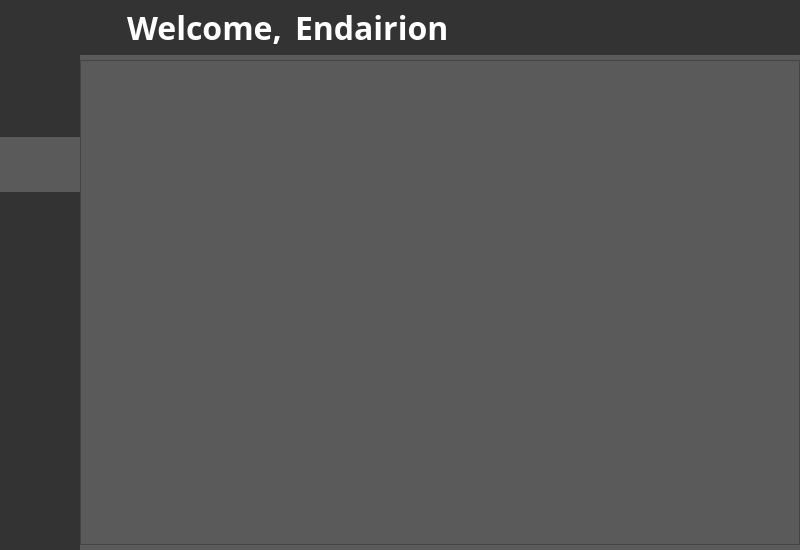
<?xml version="1.0" encoding="UTF-8"?>
<ui version="4.0">
 <class>MainWindow</class>
 <widget class="QMainWindow" name="MainWindow">
  <property name="geometry">
   <rect>
    <x>0</x>
    <y>0</y>
    <width>800</width>
    <height>550</height>
   </rect>
  </property>
  <property name="minimumSize">
   <size>
    <width>800</width>
    <height>550</height>
   </size>
  </property>
  <property name="windowTitle">
   <string>MainWindow</string>
  </property>
  <property name="styleSheet">
   <string notr="true"/>
  </property>
  <widget class="QWidget" name="centralwidget">
   <property name="styleSheet">
    <string notr="true">background:rgb(91,90,90);
</string>
   </property>
   <layout class="QVBoxLayout" name="verticalLayout">
    <property name="spacing">
     <number>0</number>
    </property>
    <property name="leftMargin">
     <number>0</number>
    </property>
    <property name="topMargin">
     <number>0</number>
    </property>
    <property name="rightMargin">
     <number>0</number>
    </property>
    <property name="bottomMargin">
     <number>0</number>
    </property>
    <item>
     <widget class="QFrame" name="frame_top">
      <property name="maximumSize">
       <size>
        <width>16777215</width>
        <height>55</height>
       </size>
      </property>
      <property name="styleSheet">
       <string notr="true"/>
      </property>
      <property name="frameShape">
       <enum>QFrame::NoFrame</enum>
      </property>
      <property name="frameShadow">
       <enum>QFrame::Plain</enum>
      </property>
      <layout class="QHBoxLayout" name="horizontalLayout">
       <property name="spacing">
        <number>0</number>
       </property>
       <property name="leftMargin">
        <number>0</number>
       </property>
       <property name="topMargin">
        <number>0</number>
       </property>
       <property name="rightMargin">
        <number>0</number>
       </property>
       <property name="bottomMargin">
        <number>0</number>
       </property>
       <item>
        <widget class="QFrame" name="frame_top_east">
         <property name="maximumSize">
          <size>
           <width>16777215</width>
           <height>55</height>
          </size>
         </property>
         <property name="styleSheet">
          <string notr="true">background:rgb(51,51,51);</string>
         </property>
         <property name="frameShape">
          <enum>QFrame::NoFrame</enum>
         </property>
         <property name="frameShadow">
          <enum>QFrame::Plain</enum>
         </property>
         <layout class="QHBoxLayout" name="horizontalLayout_4">
          <property name="spacing">
           <number>0</number>
          </property>
          <property name="leftMargin">
           <number>0</number>
          </property>
          <property name="topMargin">
           <number>0</number>
          </property>
          <property name="rightMargin">
           <number>0</number>
          </property>
          <property name="bottomMargin">
           <number>0</number>
          </property>
          <item>
           <widget class="QFrame" name="frame_appname">
            <property name="font">
             <font>
              <kerning>false</kerning>
             </font>
            </property>
            <property name="frameShape">
             <enum>QFrame::NoFrame</enum>
            </property>
            <property name="frameShadow">
             <enum>QFrame::Plain</enum>
            </property>
            <layout class="QHBoxLayout" name="horizontalLayout_10">
             <property name="spacing">
              <number>7</number>
             </property>
             <property name="leftMargin">
              <number>20</number>
             </property>
             <property name="topMargin">
              <number>0</number>
             </property>
             <property name="rightMargin">
              <number>0</number>
             </property>
             <property name="bottomMargin">
              <number>0</number>
             </property>
             <item>
              <widget class="QLabel" name="username">
               <property name="font">
                <font>
                 <family>Segoe UI Light</family>
                 <pointsize>24</pointsize>
                 <weight>75</weight>
                 <italic>false</italic>
                 <bold>true</bold>
                 <underline>false</underline>
                 <kerning>true</kerning>
                </font>
               </property>
               <property name="layoutDirection">
                <enum>Qt::LeftToRight</enum>
               </property>
               <property name="styleSheet">
                <string notr="true">color:rgb(255,255,255);</string>
               </property>
               <property name="text">
                <string>Welcome, </string>
               </property>
               <property name="alignment">
                <set>Qt::AlignRight|Qt::AlignTrailing|Qt::AlignVCenter</set>
               </property>
              </widget>
             </item>
            </layout>
           </widget>
          </item>
          <item>
           <widget class="QFrame" name="frame_user">
            <property name="frameShape">
             <enum>QFrame::NoFrame</enum>
            </property>
            <property name="frameShadow">
             <enum>QFrame::Plain</enum>
            </property>
            <layout class="QHBoxLayout" name="horizontalLayout_9">
             <property name="spacing">
              <number>0</number>
             </property>
             <property name="leftMargin">
              <number>5</number>
             </property>
             <property name="topMargin">
              <number>0</number>
             </property>
             <property name="rightMargin">
              <number>10</number>
             </property>
             <property name="bottomMargin">
              <number>0</number>
             </property>
             <item>
              <widget class="QLabel" name="username_3">
               <property name="font">
                <font>
                 <family>Segoe UI Light</family>
                 <pointsize>24</pointsize>
                 <weight>75</weight>
                 <bold>true</bold>
                </font>
               </property>
               <property name="styleSheet">
                <string notr="true">color:rgb(255,255,255);</string>
               </property>
               <property name="text">
                <string>&lt;html&gt;&lt;head/&gt;&lt;body&gt;&lt;p&gt;&lt;span style=&quot; color:#ffffff;&quot;&gt;Endairion&lt;/span&gt;&lt;/p&gt;&lt;/body&gt;&lt;/html&gt;</string>
               </property>
               <property name="alignment">
                <set>Qt::AlignLeading|Qt::AlignLeft|Qt::AlignVCenter</set>
               </property>
              </widget>
             </item>
            </layout>
           </widget>
          </item>
          <item>
           <widget class="QFrame" name="frame_person">
            <property name="minimumSize">
             <size>
              <width>55</width>
              <height>55</height>
             </size>
            </property>
            <property name="maximumSize">
             <size>
              <width>55</width>
              <height>55</height>
             </size>
            </property>
            <property name="frameShape">
             <enum>QFrame::NoFrame</enum>
            </property>
            <property name="frameShadow">
             <enum>QFrame::Plain</enum>
            </property>
            <layout class="QHBoxLayout" name="horizontalLayout_8">
             <property name="spacing">
              <number>0</number>
             </property>
             <property name="leftMargin">
              <number>0</number>
             </property>
             <property name="topMargin">
              <number>0</number>
             </property>
             <property name="rightMargin">
              <number>0</number>
             </property>
             <property name="bottomMargin">
              <number>0</number>
             </property>
             <item>
              <widget class="QPushButton" name="logoutButton">
               <property name="enabled">
                <bool>true</bool>
               </property>
               <property name="sizePolicy">
                <sizepolicy hsizetype="Preferred" vsizetype="Preferred">
                 <horstretch>0</horstretch>
                 <verstretch>0</verstretch>
                </sizepolicy>
               </property>
               <property name="styleSheet">
                <string notr="true">QPushButton {
	border: none;
	background-color: rgba(0,0,0,0);
}
QPushButton:hover {
	background-color: rgb(91,90,90);
}
QPushButton:pressed {	
	background-color: rgba(0,0,0,0);
}</string>
               </property>
               <property name="text">
                <string/>
               </property>
               <property name="icon">
                <iconset>
                 <normaloff>icons/log-out.svg</normaloff>icons/log-out.svg</iconset>
               </property>
               <property name="iconSize">
                <size>
                 <width>24</width>
                 <height>24</height>
                </size>
               </property>
              </widget>
             </item>
            </layout>
           </widget>
          </item>
          <item>
           <widget class="QFrame" name="frame_min">
            <property name="minimumSize">
             <size>
              <width>55</width>
              <height>55</height>
             </size>
            </property>
            <property name="maximumSize">
             <size>
              <width>55</width>
              <height>55</height>
             </size>
            </property>
            <property name="frameShape">
             <enum>QFrame::NoFrame</enum>
            </property>
            <property name="frameShadow">
             <enum>QFrame::Plain</enum>
            </property>
            <layout class="QHBoxLayout" name="horizontalLayout_7">
             <property name="spacing">
              <number>0</number>
             </property>
             <property name="leftMargin">
              <number>0</number>
             </property>
             <property name="topMargin">
              <number>0</number>
             </property>
             <property name="rightMargin">
              <number>0</number>
             </property>
             <property name="bottomMargin">
              <number>0</number>
             </property>
             <item>
              <widget class="QPushButton" name="minimizeButton">
               <property name="maximumSize">
                <size>
                 <width>55</width>
                 <height>55</height>
                </size>
               </property>
               <property name="toolTip">
                <string>Minimize</string>
               </property>
               <property name="styleSheet">
                <string notr="true">QPushButton {
	border: none;
	background-color: rgba(0,0,0,0);
}
QPushButton:hover {
	background-color: rgb(0,143,150);
}
QPushButton:pressed {	
	background-color: rgba(0,0,0,0);
}</string>
               </property>
               <property name="text">
                <string/>
               </property>
               <property name="icon">
                <iconset>
                 <normaloff>icons/minus.svg</normaloff>icons/minus.svg</iconset>
               </property>
               <property name="iconSize">
                <size>
                 <width>20</width>
                 <height>20</height>
                </size>
               </property>
               <property name="flat">
                <bool>true</bool>
               </property>
              </widget>
             </item>
            </layout>
           </widget>
          </item>
          <item>
           <widget class="QFrame" name="frame_max">
            <property name="minimumSize">
             <size>
              <width>55</width>
              <height>55</height>
             </size>
            </property>
            <property name="maximumSize">
             <size>
              <width>55</width>
              <height>55</height>
             </size>
            </property>
            <property name="frameShape">
             <enum>QFrame::NoFrame</enum>
            </property>
            <property name="frameShadow">
             <enum>QFrame::Plain</enum>
            </property>
            <layout class="QHBoxLayout" name="horizontalLayout_6">
             <property name="spacing">
              <number>0</number>
             </property>
             <property name="leftMargin">
              <number>0</number>
             </property>
             <property name="topMargin">
              <number>0</number>
             </property>
             <property name="rightMargin">
              <number>0</number>
             </property>
             <property name="bottomMargin">
              <number>0</number>
             </property>
             <item>
              <widget class="QPushButton" name="maximizeButton">
               <property name="maximumSize">
                <size>
                 <width>55</width>
                 <height>55</height>
                </size>
               </property>
               <property name="toolTip">
                <string>Maximize</string>
               </property>
               <property name="styleSheet">
                <string notr="true">QPushButton {
	border: none;
	background-color: rgba(0,0,0,0);
}
QPushButton:hover {
	background-color: rgb(0,143,150);
}
QPushButton:pressed {	
	background-color: rgba(0,0,0,0);
}</string>
               </property>
               <property name="text">
                <string/>
               </property>
               <property name="icon">
                <iconset>
                 <normaloff>icons/square.svg</normaloff>icons/square.svg</iconset>
               </property>
               <property name="iconSize">
                <size>
                 <width>16</width>
                 <height>16</height>
                </size>
               </property>
               <property name="flat">
                <bool>true</bool>
               </property>
              </widget>
             </item>
            </layout>
           </widget>
          </item>
          <item>
           <widget class="QFrame" name="frame_close">
            <property name="minimumSize">
             <size>
              <width>55</width>
              <height>55</height>
             </size>
            </property>
            <property name="maximumSize">
             <size>
              <width>55</width>
              <height>55</height>
             </size>
            </property>
            <property name="frameShape">
             <enum>QFrame::NoFrame</enum>
            </property>
            <property name="frameShadow">
             <enum>QFrame::Plain</enum>
            </property>
            <layout class="QHBoxLayout" name="horizontalLayout_5">
             <property name="spacing">
              <number>0</number>
             </property>
             <property name="leftMargin">
              <number>0</number>
             </property>
             <property name="topMargin">
              <number>0</number>
             </property>
             <property name="rightMargin">
              <number>0</number>
             </property>
             <property name="bottomMargin">
              <number>0</number>
             </property>
             <item>
              <widget class="QPushButton" name="closeButton">
               <property name="maximumSize">
                <size>
                 <width>55</width>
                 <height>55</height>
                </size>
               </property>
               <property name="toolTip">
                <string>Close</string>
               </property>
               <property name="styleSheet">
                <string notr="true">QPushButton {
	border: none;
	background-color: rgba(0,0,0,0);
}
QPushButton:hover {
	background-color: rgb(0,143,150);
}
QPushButton:pressed {	
	background-color: rgba(0,0,0,0);
}</string>
               </property>
               <property name="text">
                <string/>
               </property>
               <property name="icon">
                <iconset>
                 <normaloff>icons/x.svg</normaloff>icons/x.svg</iconset>
               </property>
               <property name="iconSize">
                <size>
                 <width>22</width>
                 <height>22</height>
                </size>
               </property>
               <property name="flat">
                <bool>true</bool>
               </property>
              </widget>
             </item>
            </layout>
           </widget>
          </item>
         </layout>
        </widget>
       </item>
      </layout>
     </widget>
    </item>
    <item>
     <widget class="QFrame" name="frame_bottom">
      <property name="frameShape">
       <enum>QFrame::NoFrame</enum>
      </property>
      <property name="frameShadow">
       <enum>QFrame::Plain</enum>
      </property>
      <layout class="QHBoxLayout" name="horizontalLayout_2">
       <property name="spacing">
        <number>0</number>
       </property>
       <property name="leftMargin">
        <number>0</number>
       </property>
       <property name="topMargin">
        <number>0</number>
       </property>
       <property name="rightMargin">
        <number>0</number>
       </property>
       <property name="bottomMargin">
        <number>0</number>
       </property>
       <item>
        <widget class="QFrame" name="frame_bottom_west">
         <property name="minimumSize">
          <size>
           <width>80</width>
           <height>0</height>
          </size>
         </property>
         <property name="maximumSize">
          <size>
           <width>80</width>
           <height>16777215</height>
          </size>
         </property>
         <property name="styleSheet">
          <string notr="true">background:rgb(51,51,51);</string>
         </property>
         <property name="frameShape">
          <enum>QFrame::NoFrame</enum>
         </property>
         <property name="frameShadow">
          <enum>QFrame::Plain</enum>
         </property>
         <layout class="QVBoxLayout" name="verticalLayout_3">
          <property name="spacing">
           <number>0</number>
          </property>
          <property name="leftMargin">
           <number>0</number>
          </property>
          <property name="topMargin">
           <number>0</number>
          </property>
          <property name="rightMargin">
           <number>0</number>
          </property>
          <property name="bottomMargin">
           <number>0</number>
          </property>
          <item>
           <widget class="QFrame" name="frame_home">
            <property name="minimumSize">
             <size>
              <width>80</width>
              <height>55</height>
             </size>
            </property>
            <property name="maximumSize">
             <size>
              <width>160</width>
              <height>55</height>
             </size>
            </property>
            <property name="frameShape">
             <enum>QFrame::NoFrame</enum>
            </property>
            <property name="frameShadow">
             <enum>QFrame::Plain</enum>
            </property>
            <layout class="QHBoxLayout" name="horizontalLayout_15">
             <property name="spacing">
              <number>0</number>
             </property>
             <property name="leftMargin">
              <number>0</number>
             </property>
             <property name="topMargin">
              <number>0</number>
             </property>
             <property name="rightMargin">
              <number>0</number>
             </property>
             <property name="bottomMargin">
              <number>0</number>
             </property>
             <item>
              <widget class="QPushButton" name="homeButton">
               <property name="minimumSize">
                <size>
                 <width>80</width>
                 <height>55</height>
                </size>
               </property>
               <property name="maximumSize">
                <size>
                 <width>160</width>
                 <height>55</height>
                </size>
               </property>
               <property name="toolTip">
                <string>Upload</string>
               </property>
               <property name="styleSheet">
                <string notr="true">QPushButton {
	border: none;
	background-color: rgb(91,90,90);
}
</string>
               </property>
               <property name="text">
                <string/>
               </property>
               <property name="icon">
                <iconset resource="resources.qrc">
                 <normaloff>icons/home.svg</normaloff>icons/home.svg</iconset>
               </property>
               <property name="iconSize">
                <size>
                 <width>24</width>
                 <height>24</height>
                </size>
               </property>
               <property name="flat">
                <bool>true</bool>
               </property>
              </widget>
             </item>
            </layout>
           </widget>
          </item>
          <item>
           <widget class="QFrame" name="frame_my_upload">
            <property name="minimumSize">
             <size>
              <width>80</width>
              <height>55</height>
             </size>
            </property>
            <property name="maximumSize">
             <size>
              <width>160</width>
              <height>55</height>
             </size>
            </property>
            <property name="frameShape">
             <enum>QFrame::NoFrame</enum>
            </property>
            <property name="frameShadow">
             <enum>QFrame::Plain</enum>
            </property>
            <layout class="QHBoxLayout" name="horizontalLayout_16">
             <property name="spacing">
              <number>0</number>
             </property>
             <property name="leftMargin">
              <number>0</number>
             </property>
             <property name="topMargin">
              <number>0</number>
             </property>
             <property name="rightMargin">
              <number>0</number>
             </property>
             <property name="bottomMargin">
              <number>0</number>
             </property>
             <item>
              <widget class="QPushButton" name="myUploadButton">
               <property name="minimumSize">
                <size>
                 <width>80</width>
                 <height>55</height>
                </size>
               </property>
               <property name="maximumSize">
                <size>
                 <width>160</width>
                 <height>55</height>
                </size>
               </property>
               <property name="toolTip">
                <string>Download</string>
               </property>
               <property name="styleSheet">
                <string notr="true">QPushButton {
	border: none;
	background-color: rgba(0,0,0,0);
}
QPushButton:hover {
	background-color: rgb(91,90,90);
}
QPushButton:pressed {	
	background-color: rgba(0,0,0,0);
}</string>
               </property>
               <property name="text">
                <string/>
               </property>
               <property name="icon">
                <iconset resource="resources.qrc">
                 <normaloff>icons/upload.svg</normaloff>icons/upload.svg</iconset>
               </property>
               <property name="iconSize">
                <size>
                 <width>24</width>
                 <height>24</height>
                </size>
               </property>
               <property name="flat">
                <bool>true</bool>
               </property>
              </widget>
             </item>
            </layout>
           </widget>
          </item>
          <item>
           <widget class="QFrame" name="frame_4">
            <property name="minimumSize">
             <size>
              <width>80</width>
              <height>55</height>
             </size>
            </property>
            <property name="maximumSize">
             <size>
              <width>160</width>
              <height>55</height>
             </size>
            </property>
            <property name="frameShape">
             <enum>QFrame::NoFrame</enum>
            </property>
            <property name="frameShadow">
             <enum>QFrame::Plain</enum>
            </property>
            <layout class="QHBoxLayout" name="horizontalLayout_30">
             <property name="spacing">
              <number>0</number>
             </property>
             <property name="leftMargin">
              <number>0</number>
             </property>
             <property name="topMargin">
              <number>0</number>
             </property>
             <property name="rightMargin">
              <number>0</number>
             </property>
             <property name="bottomMargin">
              <number>0</number>
             </property>
            </layout>
           </widget>
          </item>
         </layout>
        </widget>
       </item>
       <item>
        <widget class="QFrame" name="frame_bottom_east">
         <property name="frameShape">
          <enum>QFrame::NoFrame</enum>
         </property>
         <property name="frameShadow">
          <enum>QFrame::Plain</enum>
         </property>
         <layout class="QVBoxLayout" name="verticalLayout_2">
          <property name="spacing">
           <number>0</number>
          </property>
          <property name="leftMargin">
           <number>0</number>
          </property>
          <property name="topMargin">
           <number>0</number>
          </property>
          <property name="rightMargin">
           <number>0</number>
          </property>
          <property name="bottomMargin">
           <number>0</number>
          </property>
          <item>
           <widget class="QFrame" name="frame">
            <property name="frameShape">
             <enum>QFrame::NoFrame</enum>
            </property>
            <property name="frameShadow">
             <enum>QFrame::Plain</enum>
            </property>
            <layout class="QHBoxLayout" name="horizontalLayout_14">
             <property name="spacing">
              <number>0</number>
             </property>
             <property name="leftMargin">
              <number>0</number>
             </property>
             <property name="topMargin">
              <number>0</number>
             </property>
             <property name="rightMargin">
              <number>0</number>
             </property>
             <property name="bottomMargin">
              <number>0</number>
             </property>
             <item>
              <widget class="QStackedWidget" name="stackedWidget">
               <property name="minimumSize">
                <size>
                 <width>0</width>
                 <height>55</height>
                </size>
               </property>
               <property name="styleSheet">
                <string notr="true"/>
               </property>
               <property name="currentIndex">
                <number>0</number>
               </property>
               <widget class="QWidget" name="page_home">
                <property name="styleSheet">
                 <string notr="true">background:rgb(91,90,90);</string>
                </property>
                <layout class="QHBoxLayout" name="horizontalLayout_19">
                 <property name="spacing">
                  <number>0</number>
                 </property>
                 <property name="leftMargin">
                  <number>0</number>
                 </property>
                 <property name="topMargin">
                  <number>5</number>
                 </property>
                 <property name="rightMargin">
                  <number>0</number>
                 </property>
                 <property name="bottomMargin">
                  <number>5</number>
                 </property>
                 <item>
                  <widget class="QScrollArea" name="home">
                   <property name="widgetResizable">
                    <bool>true</bool>
                   </property>
                   <widget class="QWidget" name="scrollAreaWidgetContents">
                    <property name="geometry">
                     <rect>
                      <x>0</x>
                      <y>0</y>
                      <width>718</width>
                      <height>483</height>
                     </rect>
                    </property>
                   </widget>
                  </widget>
                 </item>
                </layout>
               </widget>
               <widget class="QWidget" name="page_my_upload">
                <property name="styleSheet">
                 <string notr="true">background:rgb(91,90,90);</string>
                </property>
                <layout class="QVBoxLayout" name="verticalLayout_13">
                 <property name="spacing">
                  <number>5</number>
                 </property>
                 <property name="leftMargin">
                  <number>5</number>
                 </property>
                 <property name="topMargin">
                  <number>5</number>
                 </property>
                 <property name="rightMargin">
                  <number>5</number>
                 </property>
                 <property name="bottomMargin">
                  <number>5</number>
                 </property>
                 <item>
                  <widget class="QPushButton" name="pushButton">
                   <property name="sizePolicy">
                    <sizepolicy hsizetype="Preferred" vsizetype="Fixed">
                     <horstretch>0</horstretch>
                     <verstretch>0</verstretch>
                    </sizepolicy>
                   </property>
                   <property name="font">
                    <font>
                     <pointsize>15</pointsize>
                    </font>
                   </property>
                   <property name="styleSheet">
                    <string notr="true">QPushButton {
    background-color: rgb(33, 150, 243);
    color: white;
	border: none;
	border-radius: 5px;
	padding: 2px;
}

QPushButton:hover {
    background-color: rgb(18, 107, 175);
}

QPushButton:pressed {
    background-color: rgb(18, 107, 175); /* Darker blue for pressed state */
}</string>
                   </property>
                   <property name="text">
                    <string>Upload</string>
                   </property>
                  </widget>
                 </item>
                 <item>
                  <widget class="QScrollArea" name="scrollArea_2">
                   <property name="widgetResizable">
                    <bool>true</bool>
                   </property>
                   <widget class="QWidget" name="scrollAreaWidgetContents_3">
                    <property name="geometry">
                     <rect>
                      <x>0</x>
                      <y>0</y>
                      <width>708</width>
                      <height>450</height>
                     </rect>
                    </property>
                   </widget>
                  </widget>
                 </item>
                </layout>
               </widget>
              </widget>
             </item>
            </layout>
           </widget>
          </item>
         </layout>
        </widget>
       </item>
      </layout>
     </widget>
    </item>
   </layout>
  </widget>
 </widget>
 <resources>
  <include location="resources.qrc"/>
 </resources>
 <connections/>
</ui>
